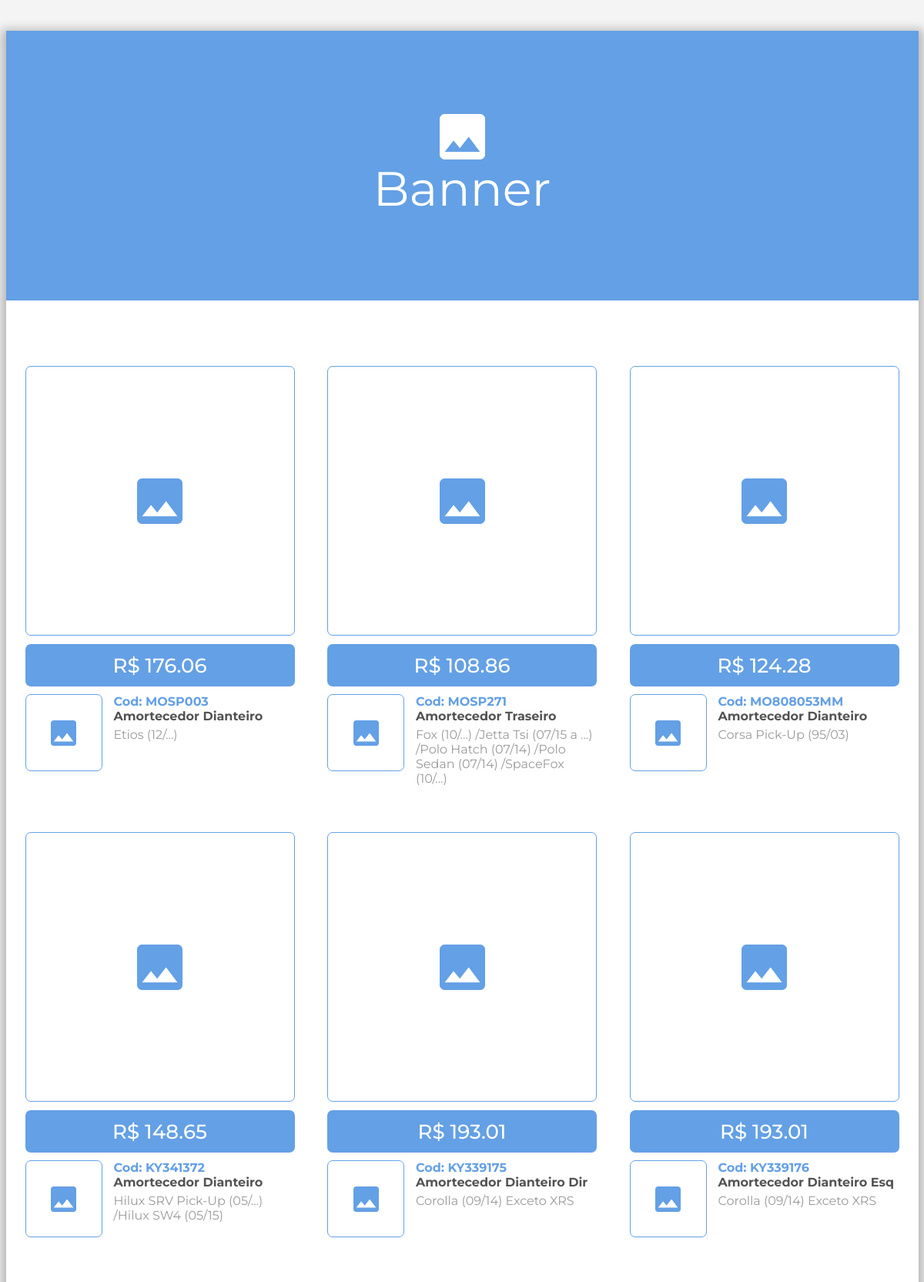
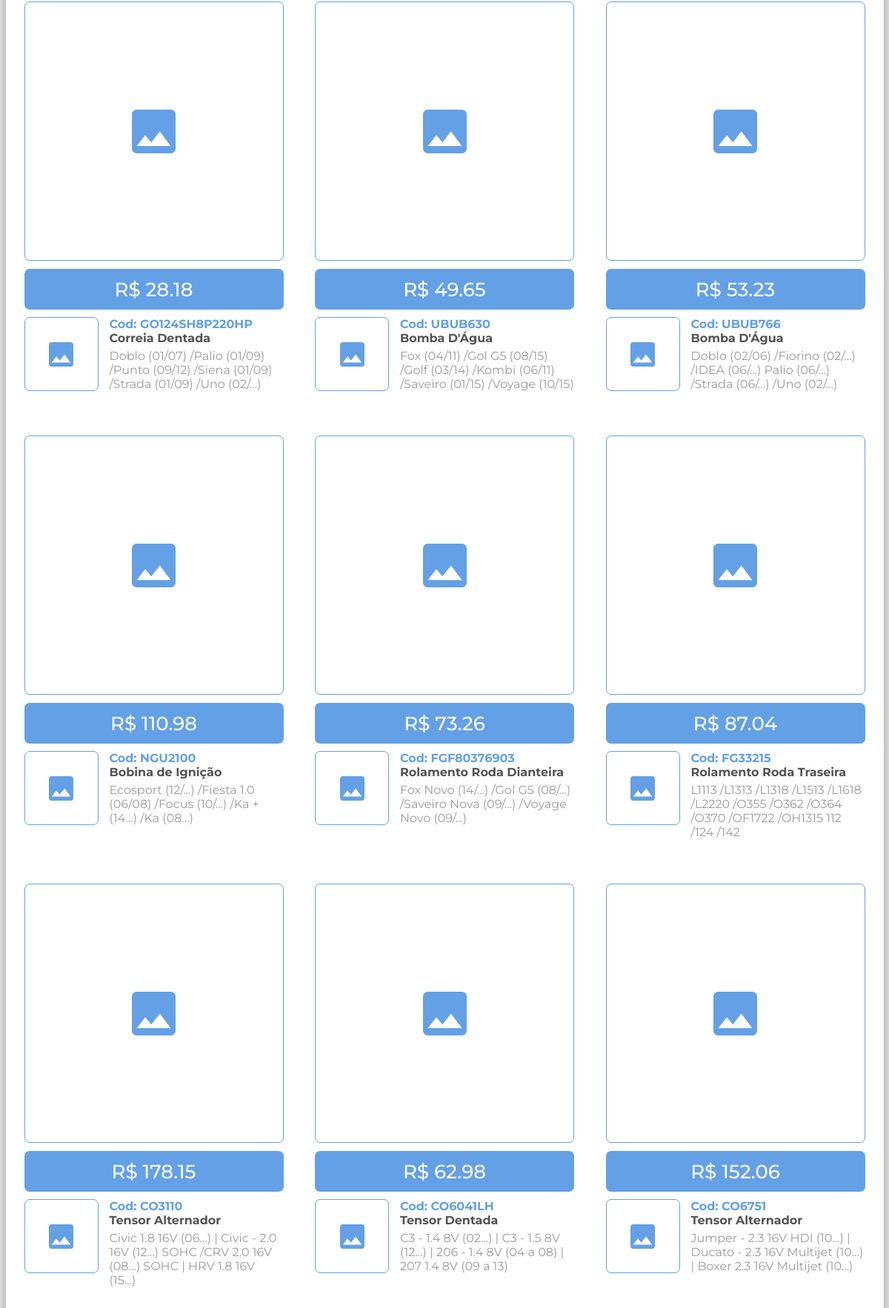
The app's page /templatefinal/ (signed in), older data (2 pictures, top to bottom).
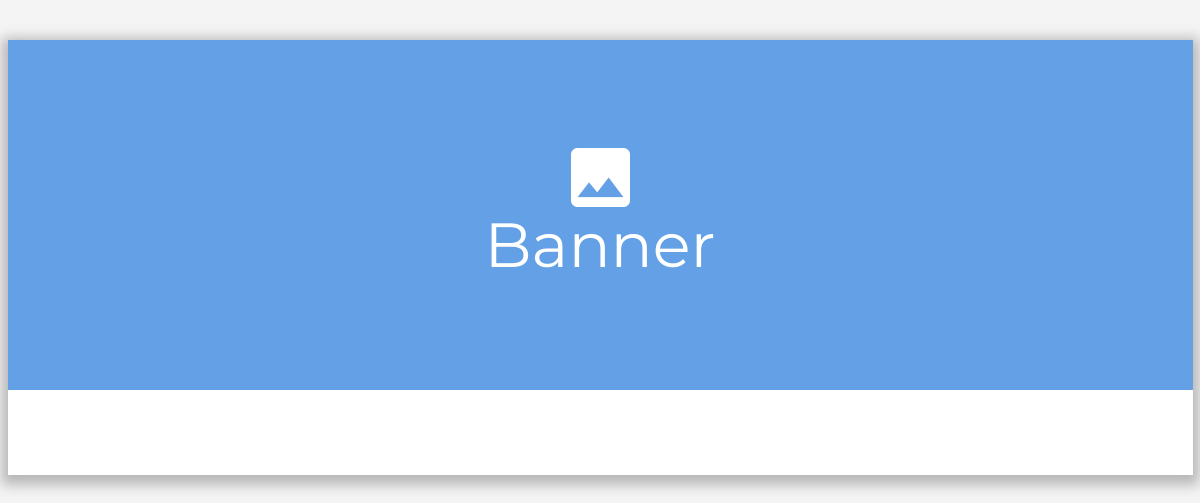
The same page, newer data.
### criador_de_template/models.py (models this page shows, shortened)
class Produto(models.Model):
    cliente = models.CharField(max_length=50, blank=True)
    cod_da_peca = models.CharField(max_length=10, blank=False)
    marca = models.CharField(max_length=20, blank=False)
    descricao = models.CharField(max_length=150, blank=True, null=True)
    aplicacao = models.CharField(max_length=150, blank=True, null=True)
    preco = models.DecimalField(max_digits=6, decimal_places=2)
    destaque = models.BooleanField(default=False, null=True)

### criador_de_template/views.py (the view)
@login_required()
def template_final(request):
    produtos = Produto.objects.all()
    return render(request, 'template_final.html', {'produtos': produtos})

### criador_de_template/templates/template_final.html (shortened to what this page needs)
{% load static %}
<!doctype html>
<html lang="pt-br">
<head>
    <link rel="stylesheet" href="{% static 'estilo/base_template.css' %}">
</head>
<body>
        <main>
            <div id="banner">
                <img src="{% static 'img/Vector_img_branco.png' %}" alt="Imagem_do_produto">
                <p>Banner</p>
            </div>
            <div class="produto-content">
                {% for produto in produtos %}
                    <article class="caixa-produto">
                        <div class="img-produto">
                            <img src="{% static 'img/Vector_img.png' %}" alt="Imagem_do_produto">
                        </div>
                        <div class="preco">
                            <p>R$ {{ produto.preco }}</p>
                        </div>
                        <div class="descricao">
                            <div class="marca">
                                <img src="{% static 'img/Vector_img.png' %}" alt="Imagem_do_produto">
                            </div>
                            <div class="informacoes">
                                <p class="codigo"> Cod: {{ produto.cod_da_peca }}</p>
                                <p class="produto"> {{ produto.descricao }}</p>
                                <p>{{ produto.aplicacao }}</p>
                            </div>
                        </div>
                    </article>
                {% endfor %}
            </div>
        </main>
</body>
</html>

### static/estilo/base_template.css (style rules this page uses)
* { font-family: 'Montserrat' ,'Roboto', sans-serif; color: #9A9A9A; margin: 0px; padding: 0px; box-sizing: border-box; }
body { background-color: #F4F4F4; width: 100%; display: flex; justify-content: center; }
main { background-color: #ffffff; width: 100%; max-width: 1185px; box-shadow: 0px 4px 12px 6px rgb(0 0 0 / 25%); margin: 40px 0px; }
#banner { height: 350px; background-color: #64A0E5; font-size: 5.2vw; display: flex; flex-direction: column; justify-content: center; align-items: center; margin-bottom: 85px; }
#banner p { color: #ffffff; }

Row changes from the older to the newer data that the page shows:
removed Produto: preco "176.06", cod_da_peca "MOSP003", descricao "Amortecedor Dianteiro", aplicacao "Etios (12/...)"
removed Produto: preco "108.86", cod_da_peca "MOSP271", descricao "Amortecedor Traseiro", aplicacao "Fox (10/...) /Jetta Tsi (07/15 a ...) /Polo Hatch (07/14) /Polo Sedan (07/14) /SpaceFox (10/...)"
removed Produto: preco "124.28", cod_da_peca "MO808053MM", descricao "Amortecedor Dianteiro", aplicacao "Corsa Pick-Up (95/03)"
removed Produto: preco "148.65", cod_da_peca "KY341372", descricao "Amortecedor Dianteiro", aplicacao "Hilux SRV Pick-Up (05/...) /Hilux SW4 (05/15)"
removed Produto: preco "193.01", cod_da_peca "KY339175", descricao "Amortecedor Dianteiro Dir", aplicacao "Corolla (09/14) Exceto XRS"
removed Produto: preco "193.01", cod_da_peca "KY339176", descricao "Amortecedor Dianteiro Esq", aplicacao "Corolla (09/14) Exceto XRS"
removed Produto: preco "28.18", cod_da_peca "GO124SH8P220HP", descricao "Correia Dentada", aplicacao "Doblo (01/07) /Palio (01/09) /Punto (09/12) /Siena (01/09) /Strada (01/09) /Uno (02/...)"
removed Produto: preco "49.65", cod_da_peca "UBUB630", descricao "Bomba D'Água", aplicacao "Fox (04/11) /Gol G5 (08/15) /Golf (03/14) /Kombi (06/11) /Saveiro (01/15) /Voyage (10/15)"
removed Produto: preco "53.23", cod_da_peca "UBUB766", descricao "Bomba D'Água", aplicacao "Doblo (02/06) /Fiorino (02/...) /IDEA (06/...) Palio (06/...) /Strada (06/...) /Uno (02/...)"
removed Produto: preco "110.98", cod_da_peca "NGU2100", descricao "Bobina de Ignição", aplicacao "Ecosport (12/...) /Fiesta 1.0 (06/08) /Focus (10/...) /Ka + (14...) /Ka (08...)"
removed Produto: preco "73.26", cod_da_peca "FGF80376903", descricao "Rolamento Roda Dianteira", aplicacao "Fox Novo (14/...) /Gol G5 (08/...) /Saveiro Nova (09/...) /Voyage Novo (09/...)"
removed Produto: preco "87.04", cod_da_peca "FG33215", descricao "Rolamento Roda Traseira", aplicacao "L1113 /L1313 /L1318 /L1513 /L1618 /L2220 /O355 /O362 /O364 /O370 /OF1722 /OH1315 112 /124 /142"
removed Produto: preco "178.15", cod_da_peca "CO3110", descricao "Tensor Alternador", aplicacao "Civic 1.8 16V (06...) | Civic - 2.0 16V (12...) SOHC /CRV 2.0 16V (08...) SOHC | HRV 1.8 16V (15...)"
removed Produto: preco "62.98", cod_da_peca "CO6041LH", descricao "Tensor Dentada", aplicacao "C3 - 1.4 8V (02...) | C3 - 1.5 8V (12...) | 206 - 1.4 8V (04 a 08) | 207 1.4 8V (09 a 13)"
removed Produto: preco "152.06", cod_da_peca "CO6751", descricao "Tensor Alternador", aplicacao "Jumper - 2.3 16V HDI (10...) | Ducato - 2.3 16V Multijet (10...) | Boxer 2.3 16V Multijet (10...)"
